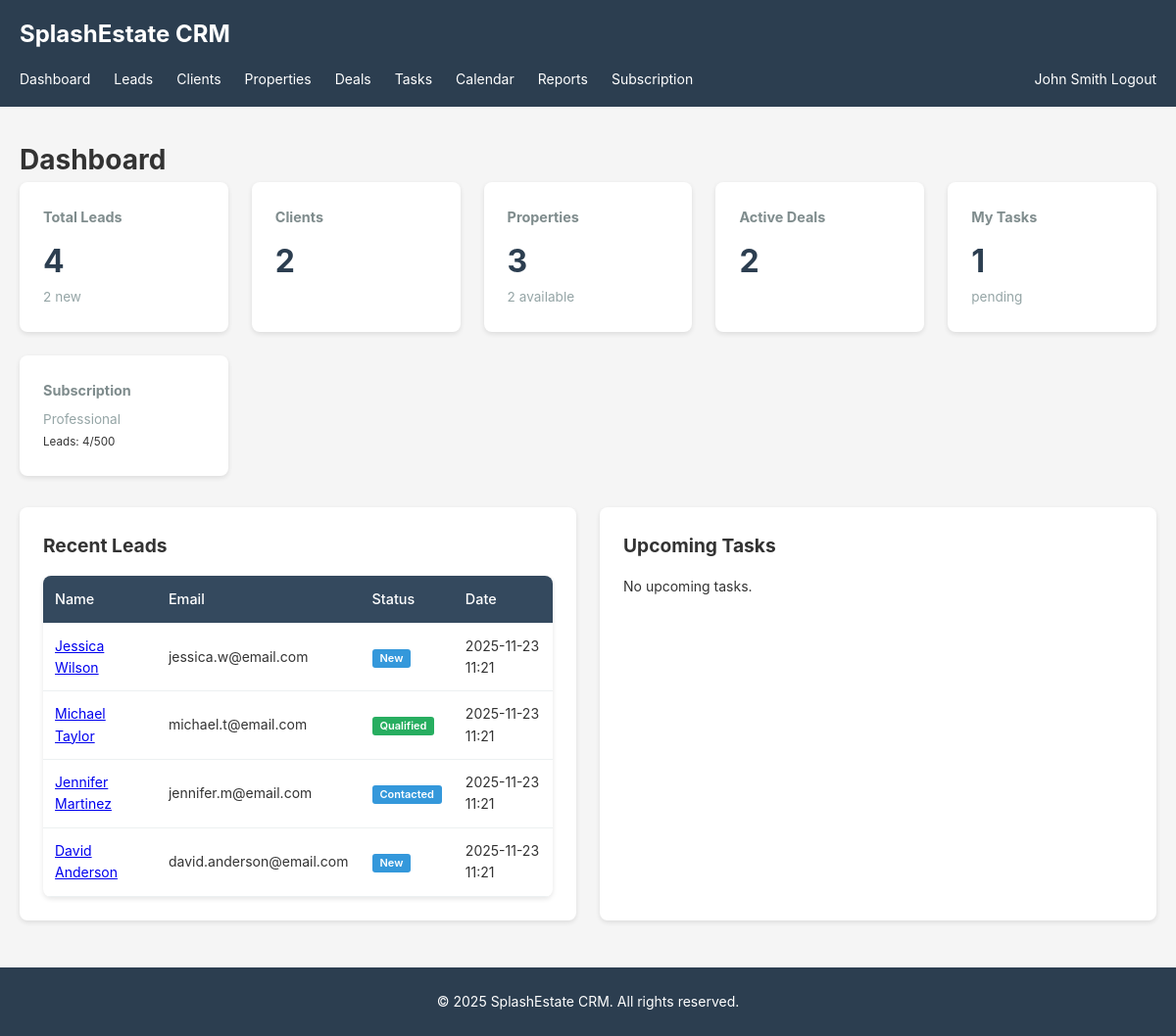
Screenshot of /public/dashboard/index (signed in) with the database file from the repository.
### tables this page shows
CREATE TABLE `deals` (
  `id` int(11) NOT NULL AUTO_INCREMENT,
  `tenant_id` int(11) NOT NULL,
  `client_id` int(11) DEFAULT NULL,
  `property_id` int(11) DEFAULT NULL,
  `assigned_to` int(11) DEFAULT NULL,
  `title` varchar(255) NOT NULL,
  `deal_value` decimal(15,2) DEFAULT NULL,
  `commission` decimal(15,2) DEFAULT NULL,
  `stage` enum('lead','qualified','viewing','offer','negotiation','contract','closed_won','closed_lost') DEFAULT 'lead',
  `probability` int(11) DEFAULT 0 COMMENT 'Percentage 0-100',
  `expected_close_date` date DEFAULT NULL,
  `actual_close_date` date DEFAULT NULL,
  `notes` text DEFAULT NULL,
  `created_at` timestamp NOT NULL DEFAULT CURRENT_TIMESTAMP,
  `updated_at` timestamp NULL DEFAULT NULL ON UPDATE CURRENT_TIMESTAMP,
  PRIMARY KEY (`id`),
  KEY `tenant_id` (`tenant_id`),
  KEY `client_id` (`client_id`),
  KEY `property_id` (`property_id`),
  KEY `assigned_to` (`assigned_to`),
  KEY `idx_stage` (`stage`),
  CONSTRAINT `fk_deal_tenant` FOREIGN KEY (`tenant_id`) REFERENCES `tenants` (`id`) ON DELETE CASCADE,
  CONSTRAINT `fk_deal_client` FOREIGN KEY (`client_id`) REFERENCES `clients` (`id`) ON DELETE SET NULL,
  CONSTRAINT `fk_deal_property` FOREIGN KEY (`property_id`) REFERENCES `properties` (`id`) ON DELETE SET NULL,
  CONSTRAINT `fk_deal_user` FOREIGN KEY (`assigned_to`) REFERENCES `users` (`id`) ON DELETE SET NULL
);

CREATE TABLE `tenant_subscriptions` (
  `id` int(11) NOT NULL AUTO_INCREMENT,
  `tenant_id` int(11) NOT NULL,
  `plan_id` int(11) NOT NULL,
  `status` enum('active','cancelled','expired','suspended') DEFAULT 'active',
  `start_date` date NOT NULL,
  `end_date` date DEFAULT NULL,
  `auto_renew` tinyint(1) DEFAULT 1,
  `created_at` timestamp NOT NULL DEFAULT CURRENT_TIMESTAMP,
  `updated_at` timestamp NULL DEFAULT NULL ON UPDATE CURRENT_TIMESTAMP,
  PRIMARY KEY (`id`),
  KEY `tenant_id` (`tenant_id`),
  KEY `plan_id` (`plan_id`),
  KEY `idx_status` (`status`),
  CONSTRAINT `fk_sub_tenant` FOREIGN KEY (`tenant_id`) REFERENCES `tenants` (`id`) ON DELETE CASCADE,
  CONSTRAINT `fk_sub_plan` FOREIGN KEY (`plan_id`) REFERENCES `plans` (`id`)
);

CREATE TABLE `plans` (
  `id` int(11) NOT NULL AUTO_INCREMENT,
  `name` varchar(100) NOT NULL,
  `slug` varchar(100) NOT NULL,
  `description` text DEFAULT NULL,
  `price` decimal(10,2) NOT NULL DEFAULT 0.00,
  `billing_cycle` enum('monthly','yearly') DEFAULT 'monthly',
  `stripe_price_id` varchar(255) DEFAULT NULL COMMENT 'Stripe Price ID for billing',
  `max_leads` int(11) DEFAULT -1 COMMENT '-1 = unlimited',
  `max_properties` int(11) DEFAULT -1,
  `max_agents` int(11) DEFAULT -1,
  `features` text DEFAULT NULL,
  `status` enum('active','inactive') DEFAULT 'active',
  `created_at` timestamp NOT NULL DEFAULT CURRENT_TIMESTAMP,
  `updated_at` timestamp NULL DEFAULT NULL ON UPDATE CURRENT_TIMESTAMP,
  PRIMARY KEY (`id`),
  UNIQUE KEY `slug` (`slug`),
  KEY `idx_stripe_price` (`stripe_price_id`)
);

CREATE TABLE `leads` (
  `id` int(11) NOT NULL AUTO_INCREMENT,
  `tenant_id` int(11) NOT NULL,
  `assigned_to` int(11) DEFAULT NULL,
  `first_name` varchar(100) NOT NULL,
  `last_name` varchar(100) DEFAULT NULL,
  `email` varchar(255) DEFAULT NULL,
  `phone` varchar(50) DEFAULT NULL,
  `source` varchar(100) DEFAULT NULL COMMENT 'Website, Referral, API, etc.',
  `status` enum('new','contacted','qualified','proposal','negotiation','won','lost') DEFAULT 'new',
  `interest_type` enum('buy','sell','rent','lease') DEFAULT NULL,
  `budget_min` decimal(15,2) DEFAULT NULL,
  `budget_max` decimal(15,2) DEFAULT NULL,
  `notes` text DEFAULT NULL,
  `created_at` timestamp NOT NULL DEFAULT CURRENT_TIMESTAMP,
  `updated_at` timestamp NULL DEFAULT NULL ON UPDATE CURRENT_TIMESTAMP,
  PRIMARY KEY (`id`),
  KEY `tenant_id` (`tenant_id`),
  KEY `assigned_to` (`assigned_to`),
  KEY `idx_status` (`status`),
  KEY `idx_created` (`created_at`),
  CONSTRAINT `fk_lead_tenant` FOREIGN KEY (`tenant_id`) REFERENCES `tenants` (`id`) ON DELETE CASCADE,
  CONSTRAINT `fk_lead_user` FOREIGN KEY (`assigned_to`) REFERENCES `users` (`id`) ON DELETE SET NULL
);

### app/views/dashboard/index.php (the view)
<?php
require_once '../app/views/layouts/header.php';
?>
<h1>Dashboard</h1>
<div class="stats-grid">
    <div class="stat-card">
        <h3>Total Leads</h3>
        <p class="stat-number"><?php echo $stats['total_leads']; ?></p>
        <span class="stat-label"><?php echo $stats['new_leads']; ?> new</span>
    </div>
    <div class="stat-card">
        <h3>Clients</h3>
        <p class="stat-number"><?php echo $stats['total_clients']; ?></p>
    </div>
    <div class="stat-card">
        <h3>Properties</h3>
        <p class="stat-number"><?php echo $stats['total_properties']; ?></p>
        <span class="stat-label"><?php echo $stats['available_properties']; ?> available</span>
    </div>
    <div class="stat-card">
        <h3>Active Deals</h3>
        <p class="stat-number"><?php echo $stats['active_deals']; ?></p>
    </div>
    <div class="stat-card">
        <h3>My Tasks</h3>
        <p class="stat-number"><?php echo $stats['my_tasks']; ?></p>
        <span class="stat-label">pending</span>
    </div>
    <?php if ($subscription): ?>
    <div class="stat-card">
        <h3>Subscription</h3>
        <p class="stat-label"><?php echo View::escape($subscription['plan_name']); ?></p>
        <small>Leads: <?php echo $usage['leads_count']; ?>/<?php echo $subscription['max_leads'] == -1 ? '∞' : $subscription['max_leads']; ?></small>
    </div>
    <?php endif; ?>
</div>
<div class="dashboard-grid">
    <div class="dashboard-section">
        <h2>Recent Leads</h2>
        <?php if (!empty($recent_leads)): ?>
            <table class="table">
                <thead>
                    <tr>
                        <th>Name</th>
                        <th>Email</th>
                        <th>Status</th>
                        <th>Date</th>
                    </tr>
                </thead>
                <tbody>
                    <?php foreach ($recent_leads as $lead): ?>
                    <tr>
                        <td>
                            <a href="<?php echo BASE_URL; ?>/leads/view/<?php echo $lead['id']; ?>">
                                <?php echo View::escape($lead['first_name'] . ' ' . $lead['last_name']); ?>
                            </a>
                        </td>
                        <td><?php echo View::escape($lead['email']); ?></td>
                        <td><?php echo View::statusBadge($lead['status']); ?></td>
                        <td><?php echo View::formatDate($lead['created_at']); ?></td>
                    </tr>
                    <?php endforeach; ?>
                </tbody>
            </table>
        <?php else: ?>
            <p>No recent leads.</p>
        <?php endif; ?>
    </div>
    <div class="dashboard-section">
        <h2>Upcoming Tasks</h2>
        <?php if (!empty($upcoming_tasks)): ?>
            <ul class="task-list">
                <?php foreach ($upcoming_tasks as $task): ?>
                <li>
                    <a href="<?php echo BASE_URL; ?>/tasks/view/<?php echo $task['id']; ?>">
                        <?php echo View::escape($task['title']); ?>
                    </a>
                    <span class="task-due"><?php echo View::formatDate($task['due_date']); ?></span>
                </li>
                <?php endforeach; ?>
            </ul>
        <?php else: ?>
            <p>No upcoming tasks.</p>
        <?php endif; ?>
    </div>
</div>
<?php require_once '../app/views/layouts/footer.php'; ?>

### app/core/View.php (shortened to what the rows shown need)
<?php
class View {
    public static function escape($string) {
        return htmlspecialchars($string, ENT_QUOTES, 'UTF-8');
    }
    public static function formatDate($date, $format = 'Y-m-d H:i') {
        return date($format, strtotime($date));
    }
    public static function statusBadge($status) {
        $badges = array(
            'new' => 'badge-primary',
            'contacted' => 'badge-info',
            'qualified' => 'badge-success',
            'proposal' => 'badge-warning',
            'negotiation' => 'badge-warning',
            'won' => 'badge-success',
            'lost' => 'badge-danger',
            'active' => 'badge-success',
            'inactive' => 'badge-secondary',
            'pending' => 'badge-warning',
            'completed' => 'badge-success',
            'cancelled' => 'badge-danger'
        );
        $class = isset($badges[$status]) ? $badges[$status] : 'badge-secondary';
        return '<span class="badge ' . $class . '">' . ucfirst($status) . '</span>';
    }
}

### rows the page displays
deals: assigned_to "4", property "3", tenant "1"
tenant_subscriptions: plan.name "Professional", plan.max_leads "500"
leads: first_name+last_name "Jessica Wilson", email "jessica.w@email.com", status "New", created_at "2025-11-23 11:21"
leads: first_name+last_name "Michael Taylor", email "michael.t@email.com", status "Qualified", created_at "2025-11-23 11:21"
leads: first_name+last_name "Jennifer Martinez", email "jennifer.m@email.com", status "Contacted", created_at "2025-11-23 11:21"
leads: first_name+last_name "David Anderson", email "david.anderson@email.com", status "New", created_at "2025-11-23 11:21"

### other values shown
View::escape($_SESSION['user_name']) "John Smith"
$stats['new_leads'] "2"
$stats['total_clients'] "2"
$stats['available_properties'] "2"
$stats['active_deals'] "2"
$usage['leads_count'] "4"
